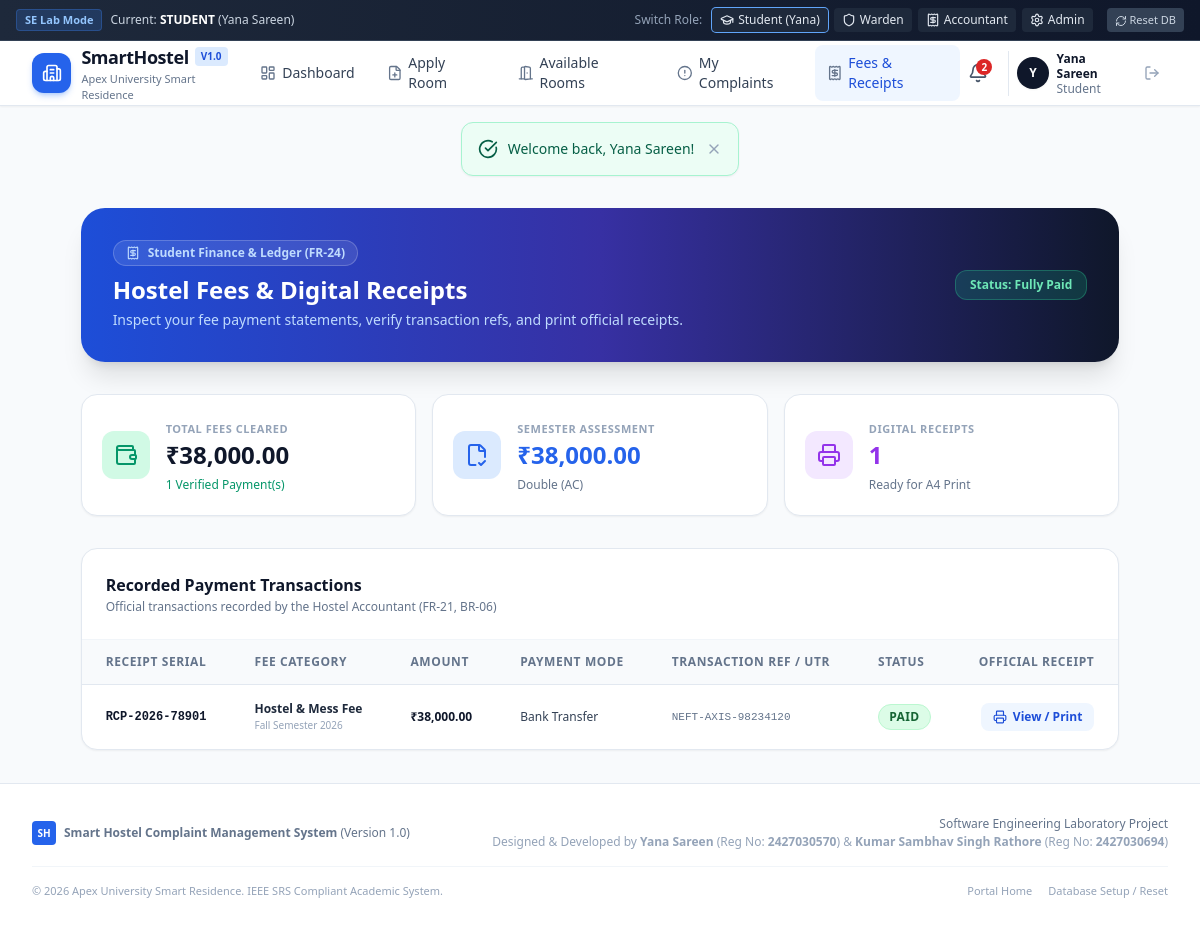
/my_fees.php (signed in), run on the app's committed database.
### tables this page shows
CREATE TABLE `students` (
  `id` INT AUTO_INCREMENT PRIMARY KEY,
  `user_id` INT NOT NULL,
  `reg_no` VARCHAR(50) NOT NULL UNIQUE,
  `room_id` INT DEFAULT NULL,
  `department` VARCHAR(100) NOT NULL,
  `year` VARCHAR(20) NOT NULL DEFAULT '2nd Year',
  `gender` ENUM('Male', 'Female', 'Other') NOT NULL DEFAULT 'Female',
  `emergency_contact` VARCHAR(150) DEFAULT NULL,
  `check_in_date` DATE DEFAULT NULL,
  `check_out_date` DATE DEFAULT NULL,
  `status` VARCHAR(50) NOT NULL DEFAULT 'Active Resident',
  FOREIGN KEY (`user_id`) REFERENCES `users`(`id`) ON DELETE CASCADE,
  FOREIGN KEY (`room_id`) REFERENCES `rooms`(`id`) ON DELETE SET NULL
);

CREATE TABLE `rooms` (
  `id` INT AUTO_INCREMENT PRIMARY KEY,
  `room_number` VARCHAR(20) NOT NULL UNIQUE,
  `block` VARCHAR(50) NOT NULL,
  `floor` INT NOT NULL DEFAULT 1,
  `room_type` VARCHAR(50) NOT NULL DEFAULT 'Double (Non-AC)',
  `capacity` INT NOT NULL DEFAULT 2,
  `occupied_beds` INT NOT NULL DEFAULT 0,
  `fee_per_semester` DECIMAL(10,2) NOT NULL DEFAULT 35000.00,
  `status` ENUM('Available', 'Full', 'Under Maintenance') NOT NULL DEFAULT 'Available',
  `amenities` TEXT DEFAULT NULL,
  `created_at` DATETIME DEFAULT CURRENT_TIMESTAMP
);

CREATE TABLE `payments` (
  `id` INT AUTO_INCREMENT PRIMARY KEY,
  `receipt_number` VARCHAR(50) NOT NULL UNIQUE,
  `student_id` INT NOT NULL,
  `fee_type` VARCHAR(100) NOT NULL DEFAULT 'Hostel & Mess Fee',
  `amount` DECIMAL(10,2) NOT NULL,
  `semester` VARCHAR(50) NOT NULL DEFAULT 'Fall Semester 2026',
  `payment_mode` VARCHAR(50) NOT NULL DEFAULT 'Bank Transfer',
  `transaction_ref` VARCHAR(100) DEFAULT NULL,
  `status` ENUM('Paid', 'Pending', 'Failed') NOT NULL DEFAULT 'Paid',
  `recorded_by` INT DEFAULT NULL,
  `remarks` TEXT DEFAULT NULL,
  `created_at` DATETIME DEFAULT CURRENT_TIMESTAMP,
  FOREIGN KEY (`student_id`) REFERENCES `students`(`id`) ON DELETE CASCADE,
  FOREIGN KEY (`recorded_by`) REFERENCES `users`(`id`) ON DELETE SET NULL
);

### my_fees.php (the view, shortened to what this page needs)
<?php
$db = get_db();
$user_id = current_user_id();
$stmt = $db->prepare("SELECT s.*, r.room_number, r.block, r.room_type, r.fee_per_semester
                      FROM students s
                      LEFT JOIN rooms r ON s.room_id = r.id
                      WHERE s.user_id = ?");
$stmt->execute([$user_id]);
$student = $stmt->fetch();
$student_id = $student['id'];
$stmt = $db->prepare("SELECT * FROM payments WHERE student_id = ? ORDER BY id DESC");
$stmt->execute([$student_id]);
$my_payments = $stmt->fetchAll();
$total_paid = 0;
foreach ($my_payments as $p) {
    if ($p['status'] === 'Paid') {
        $total_paid += $p['amount'];
    }
}
$semester_fee = $student['fee_per_semester'] ?: 35000.00;
$fee_status = ($total_paid >= $semester_fee) ? 'Fully Paid' : 'Pending Dues';
require_once __DIR__ . '/includes/header.php';
require_once __DIR__ . '/includes/navbar.php';
?>
<div class="max-w-7xl mx-auto px-4 sm:px-6 lg:px-8 py-8 space-y-8">
    <div class="bg-gradient-to-r from-blue-700 via-indigo-800 to-slate-900 rounded-3xl p-6 sm:p-8 text-white shadow-xl flex flex-col sm:flex-row sm:items-center justify-between gap-4">
        <div>
            <div class="inline-flex items-center gap-2 px-3 py-1 rounded-full text-xs font-semibold bg-white/10 text-blue-200 border border-white/20 mb-2">
                <i data-lucide="receipt" class="w-3.5 h-3.5"></i> Student Finance & Ledger (FR-24)
            </div>
            <h1 class="text-2xl font-black">Hostel Fees & Digital Receipts</h1>
            <p class="text-xs sm:text-sm text-blue-200 mt-1">Inspect your fee payment statements, verify transaction refs, and print official receipts.</p>
        </div>
        <span class="px-3.5 py-1.5 rounded-xl font-bold text-xs <?= $fee_status === 'Fully Paid' ? 'bg-emerald-500/20 text-emerald-300 border border-emerald-400/30' : 'bg-amber-500/20 text-amber-300 border border-amber-400/30' ?>">
            Status: <?= $fee_status ?>
        </span>
    </div>
    <div class="grid grid-cols-1 sm:grid-cols-3 gap-4">
        <div class="bg-white rounded-2xl p-5 border border-slate-200 shadow-sm flex items-center gap-4">
            <div class="w-12 h-12 rounded-xl bg-emerald-100 text-emerald-600 flex items-center justify-center flex-shrink-0">
                <i data-lucide="wallet" class="w-6 h-6"></i>
            </div>
            <div>
                <span class="text-[11px] font-bold uppercase tracking-wider text-slate-400">Total Fees Cleared</span>
                <p class="text-2xl font-black text-slate-900"><?= APP_CURRENCY ?><?= number_format($total_paid, 2) ?></p>
                <span class="text-xs text-emerald-600 font-medium"><?= count($my_payments) ?> Verified Payment(s)</span>
            </div>
        </div>
        <div class="bg-white rounded-2xl p-5 border border-slate-200 shadow-sm flex items-center gap-4">
            <div class="w-12 h-12 rounded-xl bg-blue-100 text-blue-600 flex items-center justify-center flex-shrink-0">
                <i data-lucide="file-check-2" class="w-6 h-6"></i>
            </div>
            <div>
                <span class="text-[11px] font-bold uppercase tracking-wider text-slate-400">Semester Assessment</span>
                <p class="text-2xl font-black text-blue-600"><?= APP_CURRENCY ?><?= number_format($semester_fee, 2) ?></p>
                <span class="text-xs text-slate-500"><?= htmlspecialchars($student['room_type'] ?: 'Standard Double') ?></span>
            </div>
        </div>
        <div class="bg-white rounded-2xl p-5 border border-slate-200 shadow-sm flex items-center gap-4">
            <div class="w-12 h-12 rounded-xl bg-purple-100 text-purple-600 flex items-center justify-center flex-shrink-0">
                <i data-lucide="printer" class="w-6 h-6"></i>
            </div>
            <div>
                <span class="text-[11px] font-bold uppercase tracking-wider text-slate-400">Digital Receipts</span>
                <p class="text-2xl font-black text-purple-600"><?= count($my_payments) ?></p>
                <span class="text-xs text-slate-500">Ready for A4 Print</span>
            </div>
        </div>
    </div>
    <div class="bg-white rounded-2xl border border-slate-200 shadow-sm overflow-hidden">
        <div class="p-6 border-b border-slate-100 flex items-center justify-between">
            <div>
                <h3 class="font-bold text-slate-900 text-base">Recorded Payment Transactions</h3>
                <p class="text-xs text-slate-500 mt-0.5">Official transactions recorded by the Hostel Accountant (FR-21, BR-06)</p>
            </div>
        </div>
        <?php if (!empty($my_payments)): ?>
            <div class="overflow-x-auto">
                <table class="w-full text-left text-xs text-slate-600">
                    <thead class="bg-slate-50 text-slate-500 uppercase tracking-wider font-semibold border-b border-slate-200">
                        <tr>
                            <th class="px-6 py-3.5">Receipt Serial</th>
                            <th class="px-6 py-3.5">Fee Category</th>
                            <th class="px-6 py-3.5">Amount</th>
                            <th class="px-6 py-3.5">Payment Mode</th>
                            <th class="px-6 py-3.5">Transaction Ref / UTR</th>
                            <th class="px-6 py-3.5">Status</th>
                            <th class="px-6 py-3.5 text-right">Official Receipt</th>
                        </tr>
                    </thead>
                    <tbody class="divide-y divide-slate-100">
                        <?php foreach ($my_payments as $p): ?>
                            <tr class="hover:bg-slate-50/80 transition">
                                <td class="px-6 py-4 font-mono font-bold text-slate-900 whitespace-nowrap">
                                    <?= htmlspecialchars($p['receipt_number']) ?>
                                </td>
                                <td class="px-6 py-4">
                                    <p class="font-semibold text-slate-800"><?= htmlspecialchars($p['fee_type']) ?></p>
                                    <p class="text-[10px] text-slate-400"><?= htmlspecialchars($p['semester']) ?></p>
                                </td>
                                <td class="px-6 py-4 font-bold text-slate-900">
                                    <?= APP_CURRENCY ?><?= number_format($p['amount'], 2) ?>
                                </td>
                                <td class="px-6 py-4 text-slate-700">
                                    <?= htmlspecialchars($p['payment_mode']) ?>
                                </td>
                                <td class="px-6 py-4 font-mono text-[11px] text-slate-500">
                                    <?= htmlspecialchars($p['transaction_ref'] ?: 'N/A') ?>
                                </td>
                                <td class="px-6 py-4">
                                    <span class="badge-status badge-resolved">
                                        <?= htmlspecialchars($p['status']) ?>
                                    </span>
                                </td>
                                <td class="px-6 py-4 text-right">
                                    <a href="receipt_print.php?id=<?= $p['id'] ?>" target="_blank" class="inline-flex items-center gap-1.5 px-3 py-1.5 rounded-lg bg-blue-50 text-blue-700 hover:bg-blue-100 font-semibold transition">
                                        <i data-lucide="printer" class="w-3.5 h-3.5"></i> View / Print
                                    </a>
                                </td>
                            </tr>
                        <?php endforeach; ?>
                    </tbody>
                </table>
            </div>
        <?php endif; ?>
    </div>
</div>
<?php require_once __DIR__ . '/includes/footer.php'; ?>

### assets/css/styles.css (style rules this page uses)
:root { --primary: #2563eb; --primary-hover: #1d4ed8; --primary-light: #eff6ff; --secondary: #475569; --success: #16a34a; --warning: #f59e0b; --danger: #dc2626; --dark: #0f172a; --card-bg: #ffffff; --border-color: #e2e8f0; }
body { font-family: -apple-system, BlinkMacSystemFont, "Segoe UI", Roboto, "Helvetica Neue", Arial, sans-serif; background-color: #f8fafc; color: #1e293b; min-height: 100vh; display: flex; flex-direction: column; }
.badge-status { display: inline-flex; align-items: center; padding: 0.25rem 0.65rem; border-radius: 9999px; font-size: 0.75rem; font-weight: 600; letter-spacing: 0.025em; text-transform: uppercase; }
.badge-resolved { background-color: #dcfce7; color: #166534; border: 1px solid #bbf7d0; }

### data on the page
students: room.fee_per_semester "Fully Paid", room.fee_per_semester "38,000.00", room.room_type "Double (AC)"
payments: receipt_number "RCP-2026-78901", fee_type "Hostel & Mess Fee", semester "Fall Semester 2026", amount "38,000.00", payment_mode "Bank Transfer", transaction_ref "NEFT-AXIS-98234120", status "PAID"

### other printed values
$current_role "STUDENT"
$user['name'] "Yana Sareen"
$unread_notifs "2"
substr($user['name'] ?? 'U', 0, 1) "Y"
$role "Student"
$flash['message'] "Welcome back, Yana Sareen!"
APP_CURRENCY "₹"
$total_paid "38,000.00"
count($my_payments) "1"
APP_NAME "Smart Hostel Complaint Management System"
APP_VERSION "1.0"
HOSTEL_NAME "Apex University Smart Residence"
